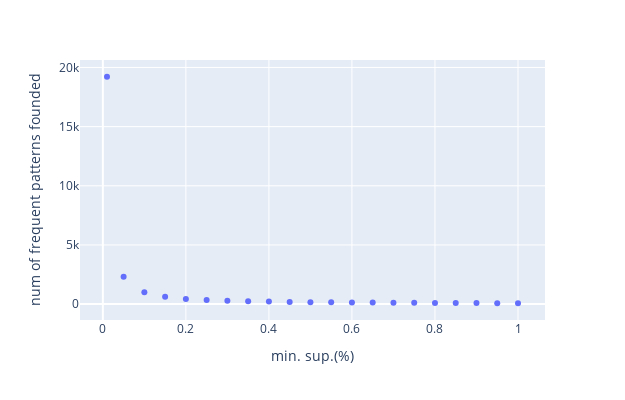

Notebook code for this chart:
### Code cell
fig2

### Figure 1 — Plotly figure (JSON) as saved in the notebook; plotly's stock layout.template omitted (floating-point values rounded to 4 significant figures)
{"data": [{"hovertemplate": "min. sup.(%)=%{x}<br>num of frequent patterns founded=%{y}<extra></extra>", "legendgroup": "", "marker": {"color": "#636efa", "symbol": "circle"}, "mode": "markers", "name": "", "orientation": "v", "showlegend": false, "type": "scatter", "x": [0.01, 0.05, 0.1, 0.15, 0.2, 0.25, 0.3, 0.35, 0.4, 0.45, 0.5, 0.55, 0.6, 0.65, 0.7, 0.75, 0.8, 0.85, 0.9, 0.95, 1], "xaxis": "x", "y": [19216, 2320, 1003, 618, 441, 342, 282, 245, 210, 182, 161, 147, 142, 128, 120, 107, 97, 90, 87, 81, 72], "yaxis": "y"}], "layout": {"height": 400, "legend": {"tracegroupgap": 0}, "margin": {"t": 60}, "width": 625, "xaxis": {"anchor": "y", "domain": [0, 1], "title": {"text": "min. sup.(%)"}}, "yaxis": {"anchor": "x", "domain": [0, 1], "title": {"text": "num of frequent patterns founded"}}}}
